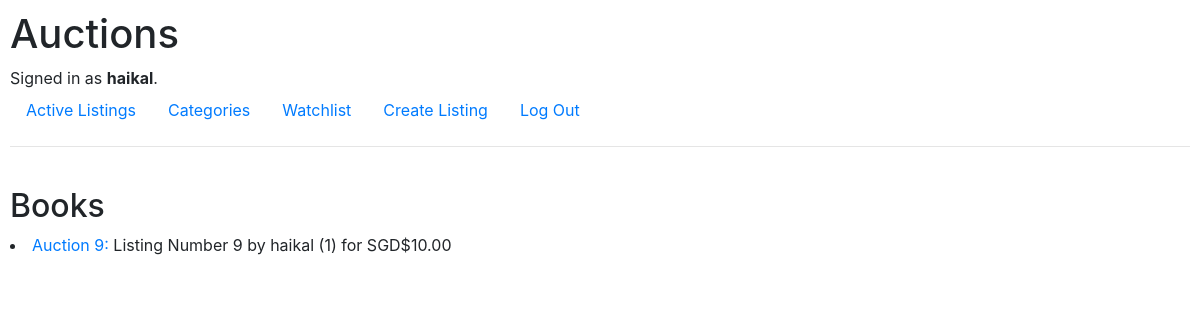
The page /auctions/categoriesIndv/Books (signed in) on the database as committed earlier.
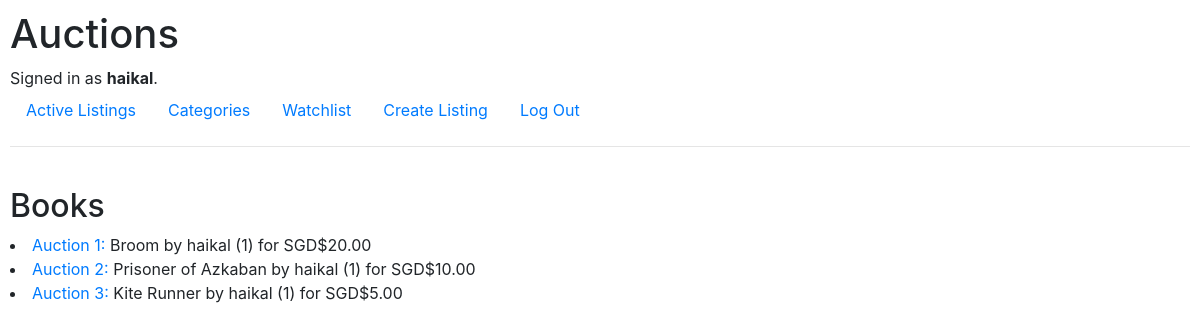
The same page on the database as committed later.
### auctions/models.py (models this page shows, shortened)
class Auction(models.Model):
    BOOKS = 'Books'
    AUTOMOBILE = 'Automobile'
    TOYS = 'Toys'
    FOOD = 'Food'
    CLOTHING = 'Clothing'
    OTHERS = 'Others'
    CATEGORIES_CHOICES = [
        (BOOKS, 'Books'),
        (AUTOMOBILE, 'Automobile'),
        (TOYS, 'Toys'),
        (FOOD, 'Food'),
        (CLOTHING, 'Clothing'),
        (OTHERS, 'Others'),
    ]
    title = models.CharField(max_length=32)
    description = models.TextField(max_length=100)
    user = models.ForeignKey(User, on_delete=models.CASCADE, related_name="listings")
    watchlist = models.ManyToManyField(User, blank=True, related_name="watchlist")
    price = models.DecimalField(max_digits=5, decimal_places=2) # initial price
    bid = models.DecimalField(max_digits=5, decimal_places=2, default=0.0)
    bidder = models.ManyToManyField(User, blank=True, related_name="bidder")
    picture = models.URLField()
    category = models.CharField(max_length=32, choices=CATEGORIES_CHOICES, default=OTHERS)
    active = models.BooleanField(default=True) # the status of the listing, if it's active or not

class User(AbstractUser):
    country = models.CharField(max_length=64)
    def __str__(self):
        return f"{self.username} ({self.id})"

### auctions/views.py (the view)
# urls.py: path("categoriesIndv/<str:category>", views.categoriesIndv, name="categoriesIndv"),
@login_required(login_url='/accounts/login/')
def categoriesIndv(request, category):
    listings = Auction.objects.all()
    relevantLisings = []
    for listing in listings:
        if listing.category == category:
            relevantLisings.append(listing)
    return render(request, "auctions/categoriesIndv.html", {
        "listings": relevantLisings,
        "category": category
    })

### auctions/templates/auctions/categoriesIndv.html
{% extends "auctions/layout.html" %}
{% block body %}
    {% if user.is_authenticated %}
        <br>
        <h2>{{ category }}</h2>
        {% for listing in listings %}
            <li> <a href="{% url 'auctions:listing' listing.id %}">Auction {{ listing.id }}:</a> {{ listing.title }} by {{ listing.user }} for SGD${{ listing.price }} </li>
        {% endfor %}
    {% endif %}
{% endblock %}

Rows that differ between the two databases and show on the page:
no longer on this page (row edited): Auction: category "Books", id "9", title "Listing Number 9", user "haikal (1)", price "10.00"
now on this page (row edited): Auction: id "1", title "Broom", user "haikal (1)", price "20.00"
now on this page (row edited): Auction: id "2", title "Prisoner of Azkaban", user "haikal (1)", price "10.00"
now on this page (row edited): Auction: id "3", title "Kite Runner", user "haikal (1)", price "5.00"
Other text that changed with them:
{{ category }}: (not shown) → "Books"
